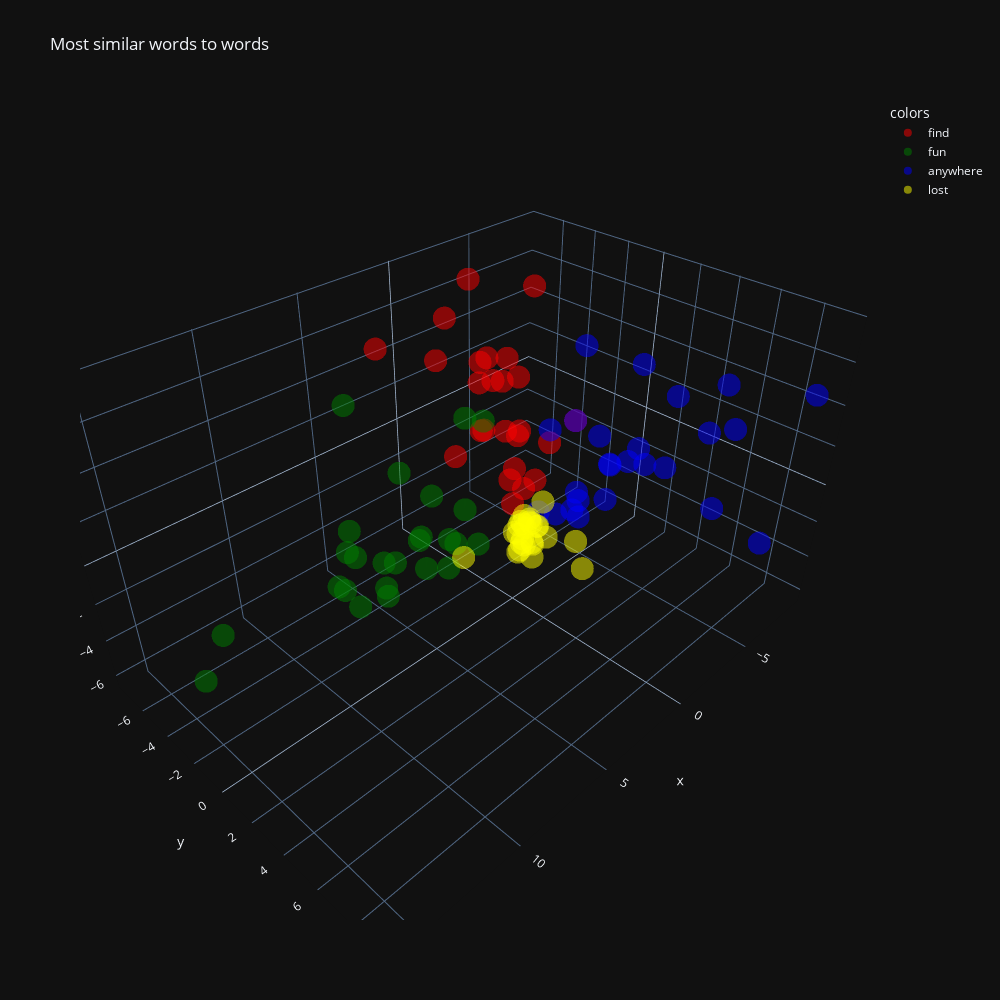

Notebook code cell kept with this figure:
### Markdown cell above
Что можно заметить:

disneyland и disneyworld применяется чаще всего в одном и том же значении, так как находятся рядом друг с другом, а также что при удалении повторяющихся значений, исчезло 11 значений

### Code cell
words_ = ["find","fun","anywhere","lost"]

print_most_similar_words(words_)
visualize(words_)

### Figure 1 — Plotly figure (JSON) as saved in the notebook; plotly's stock layout.template omitted (floating-point values rounded to 4 significant figures)
{"data": [{"hovertemplate": "<b>%{hovertext}</b><br><br>colors=red<br>x=%{x}<br>y=%{y}<br>z=%{z}<extra></extra>", "hovertext": ["locate", "found", "finding", "navigate", "figure", "notice", "maneuver", "get", "negotiate", "pressed", "pick", "explain", "predict", "understand", "follow", "tell", "crashed", "resist", "see", "eat", "cram", "fit", "sell", "sort", "either"], "legendgroup": "red", "marker": {"color": "red", "opacity": 0.5, "symbol": "circle"}, "mode": "markers", "name": "find", "scene": "scene", "showlegend": true, "type": "scatter3d", "x": [-3.207, -0.5337, -2.797, -2.729, -4.097, -1.843, -2.94, -4.393, -1.934, -2.026, -3.179, -4.179, -1.561, -4.238, -4.352, -3.627, -1.118, -1.644, 2.411, -3.276, -1.144, -1.5, -5.962, -3.55, -4.387], "y": [-3.696, -4.424, -3.296, -7.369, -4.811, -3.829, -2.658, -7.444, -2.153, -0.6566, -5.425, -3.655, -0.9248, -5.999, -6.641, -4.985, -1.192, -1.616, -6.317, -2.211, -3.308, -6.719, -5.44, -1.163, -0.3568], "z": [-0.2508, -0.8417, 3.944, 4.641, 1.717, 0.3257, 0.04907, 6.086, -1.77, -1.12, 2.844, -0.6256, -1.501, 2.504, 0.8489, 1.869, -2.272, -0.7444, 5.161, 7.607, 0.8047, 3.069, 1.023, 0.04072, 1.225]}, {"hovertemplate": "<b>%{hovertext}</b><br><br>colors=green<br>x=%{x}<br>y=%{y}<br>z=%{z}<extra></extra>", "hovertext": ["enjoyable", "exciting", "enjoy", "great", "love", "enjoyed", "awesome", "enjoys", "loved", "wonderful", "thrilling", "enjoying", "oriented", "amazing", "fantastic", "blast", "interesting", "entertaining", "suitable", "magical", "there", "activity", "entertainment", "terrific", "fabulous"], "legendgroup": "green", "marker": {"color": "green", "opacity": 0.5, "symbol": "circle"}, "mode": "markers", "name": "fun", "scene": "scene", "showlegend": true, "type": "scatter3d", "x": [8.221, 6.638, 6.914, 9.658, 9.623, 15.61, 9.389, 4.443, 14.18, 10.66, 5.225, 5.51, 3.098, 11.33, 10.65, 7.677, 4.248, 6.19, 6.08, 10.65, 1.451, 2.841, 4.544, 5.352, 8.061], "y": [1.35, 1.097, -2.884, 0.5468, 0.2531, -0.991, 0.4182, 0.2803, -1.838, 2.211, 1.574, 1.503, 0.7235, 1.937, 1.34, 0.09281, -0.8835, 0.835, -0.7241, 3.784, -0.6258, -0.308, 1.419, -0.5189, 0.4512], "z": [0.8216, 1.08, 5.496, 2.653, 1.485, -1.922, 1.206, -2.167, -1.119, 0.6257, 0.2588, 0.5803, -1.364, 1.798, 0.8737, -1.925, 0.9097, -0.8976, 2.973, 2.429, 3.483, 4.319, 1.508, -0.6369, 0.221]}, {"hovertemplate": "<b>%{hovertext}</b><br><br>colors=blue<br>x=%{x}<br>y=%{y}<br>z=%{z}<extra></extra>", "hovertext": ["somewhere", "anything", "nowhere", "anyplace", "everywhere", "someplace", "someone", "something", "nothing", "wherever", "rubbing", "anyone", "anybody", "impossible", "either", "anymore", "ban", "everything", "possibly", "smoker", "overflowing", "somebody", "difficult", "stand", "struggle"], "legendgroup": "blue", "marker": {"color": "blue", "opacity": 0.5, "symbol": "circle"}, "mode": "markers", "name": "anywhere", "scene": "scene", "showlegend": true, "type": "scatter3d", "x": [-7.751, -6.368, -5.931, -1.501, -3.814, -1.695, -8.789, -1.206, -2.04, -4.336, -1.382, -3.969, -4.179, -3.887, -4.387, -3.688, -3.823, -0.7043, -2.081, -5.724, -3.555, -3.826, -3.081, -6.002, -1.744], "y": [9.3, 6.073, 9.01, 1.123, 3.661, 1.902, 5.422, 8.456, 8.6, 1.855, 0.1847, 5.204, 2.933, 5.057, -0.3568, 1.619, 0.5592, 5.612, 0.07303, 0.8228, 0.8462, 2.127, 4.566, -1.272, 2.051], "z": [4.986, 4.757, -1.712, -1.892, 1.706, -1.374, 1.324, 5.61, 1.864, -0.2018, -2.185, 4.81, 0.5507, 1.318, 1.225, 1.523, -2.565, 7.578, 1.876, -1.24, -3.236, -1.727, 1.632, 4.172, -0.3659]}, {"hovertemplate": "<b>%{hovertext}</b><br><br>colors=yellow<br>x=%{x}<br>y=%{y}<br>z=%{z}<extra></extra>", "hovertext": ["stolen", "losing", "loses", "destroyed", "retains", "absent", "slipped", "disbelief", "evaporated", "powerful", "recovered", "swept", "upset", "annoyed", "diminished", "rectify", "died", "sprinkled", "blank", "naff", "aura", "caught", "againas", "successfully", "disappears"], "legendgroup": "yellow", "marker": {"color": "yellow", "opacity": 0.5, "symbol": "circle"}, "mode": "markers", "name": "lost", "scene": "scene", "showlegend": true, "type": "scatter3d", "x": [-2.614, -1.974, -0.7373, -0.7021, 0.04608, -1.114, -0.6184, -1.323, -0.7971, -1.009, -0.8556, -0.5375, -1.626, -2.779, -0.259, -1.306, -1.193, -0.5592, -1.757, -0.7868, -0.2568, 0.7851, -0.7322, -1.349, -0.9225], "y": [-1.154, -0.06284, 0.4695, -0.01529, 0.3833, -0.348, -0.04248, 0.1819, -0.3495, -0.4394, -0.5125, -0.2529, 2.795, 1.399, 0.2077, -0.6015, 0.02865, -0.5219, 0.4286, 0.2013, -0.01962, -2.573, 0.2281, 0.2115, 0.1772], "z": [-6.259, -2.044, -3.57, -3.85, -3.529, -3.238, -3.465, -2.998, -2.696, -3.0, -3.046, -4.315, -4.211, -4.0, -3.378, -2.748, -3.946, -3.31, -3.72, -2.435, -2.974, -5.195, -2.246, -2.968, -2.614]}], "layout": {"height": 1000, "legend": {"title": {"text": "colors"}, "tracegroupgap": 0}, "scene": {"domain": {"x": [0, 1], "y": [0, 1]}, "xaxis": {"title": {"text": "x"}}, "yaxis": {"title": {"text": "y"}}, "zaxis": {"title": {"text": "z"}}}, "title": {"text": "Most similar words to words"}, "width": 1000}}
